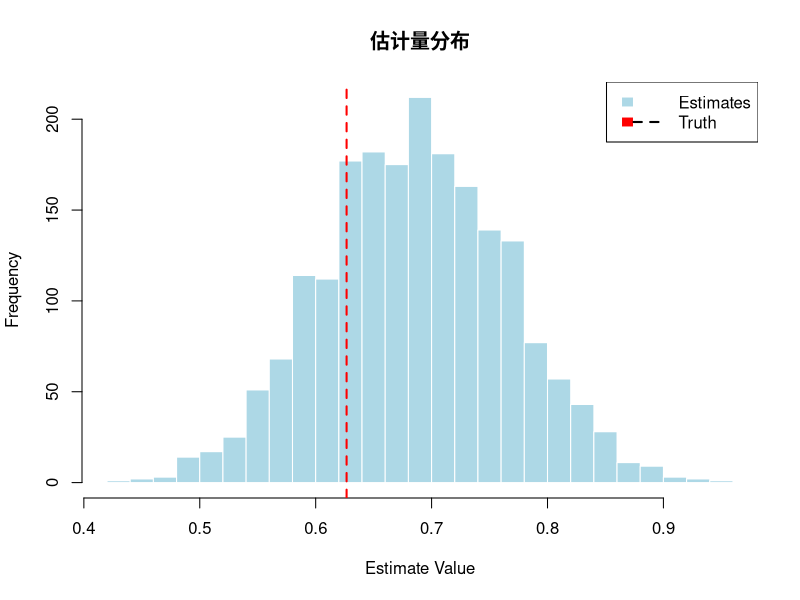

The R source for this figure:
library('mvtnorm')
library('tidyverse')

# set.seed(202501022)
DEBUG = TRUE
#### 核心辅助函数 ####

## 分类随机抽样
## 输出：1,2,2,1,1,1,3,...
rcategorical = function(n, p){
  rv <- runif(n, 0, 1)
  out <- rep(1, n)
  l <- length(p) - 1
  for(i in 1:l){
    out <- ifelse(rv > sum(p[1:i]), i+1, out)
  }
  return(out)
}



## 生成类大小（统一函数）
generate_cluster_sizes = function(J, n.avg, type = "equal"){
  if(type == "equal"){
    n <- rep(n.avg, J)
  } else if(type == "unequal"){
    n  <- rep(n.avg, J) * 1:J
  }
  return(n)
}


## 生成层级分配（统一函数）
generate_strata = function(n, K=5, type = "equal"){
  N <- sum(n)
  J <- length(n)

  # 确定概率
  if(type == "equal"){
    prob <- rep(1/K, K)
  } else if(type == "proportional"){
    prob <- (K:1) / sum(K:1)
  }

  # 分配层级
  B <- rep(0, N)
  cum.n <- c(0, cumsum(n))

  for(j in 1:J){
    B[(cum.n[j]+1):cum.n[j+1]] <- sample(1:K, n[j], replace = TRUE, prob = prob)
  }

  return(B)
}


#### 核心模拟函数 ####

## 1. 生成基础数据结构
create_dataset = function(J, n.avg, K,
                       cluster_type = "equal",
                       strata_type = "equal"){
  n <- generate_cluster_sizes(J, n.avg, cluster_type)
  B <- generate_strata(n, K, strata_type)
  id <- rep(1:J, n)

  data <- data.frame(id = id, B = B)

  return(list(data = data, n = n, J = J, K = K))
}


## 2. 生成所有潜在结果
generate_potential_outcomes = function(sim_data,
                                     # D 的参数
                                     d_mean_base = 0.4, d_sd_base = 0.15,
                                     d_mean_delta_z = 0.3, d_sd_delta_z = 0.08,
                                     d_mean_delta_a = 0.1, d_sd_delta_a = 0.05,
                                     d_threshold = 0.5,
                                     # Y 的参数
                                     y_mean_base = 10, y_sd_base = 2,
                                     y_mean_delta_d = 5, y_sd_delta_d = 1,
                                     y_mean_delta_a = 2, y_sd_delta_a = 1,
                                     interaction_mean = 2, interaction_sd = 0.5,
                                     strata_effect = c(1,2,3,4,5)
                                     ){

  data <- sim_data$data
  N <- nrow(data)

  # --- A. 为 D (依从行为) 生成潜在结果 ---
  # D是关于z和a的函数，D = f(z, a)

  # a) 生成基础得分和变化量
  d_base_score <- rnorm(N, d_mean_base, d_sd_base)
  d_delta_z <- pmax(0.01, rnorm(N, d_mean_delta_z, d_sd_delta_z)) # 确保z=1的效果为正
  d_delta_a <- rnorm(N, d_mean_delta_a, d_sd_delta_a)

  # b) 基于得分和阈值，直接计算4种组合下的潜在D值(0/1)
  data$d_z0_a0 <- as.integer(d_base_score > d_threshold)
  data$d_z0_a1 <- as.integer((d_base_score + d_delta_a) > d_threshold)
  data$d_z1_a0 <- as.integer((d_base_score + d_delta_z) > d_threshold)
  data$d_z1_a1 <- as.integer((d_base_score + d_delta_z + d_delta_a) > d_threshold)

  # --- B. 为 Y (结果) 生成潜在结果 ---
  # Y是关于d和a的函数, Y = f(d, a)

  # a) 生成基础结果和变化量
  y_base <- rnorm(N, y_mean_base, y_sd_base) # 这就是 Y(d=0, a=0)
  

  y_delta_d <- rnorm(N, y_mean_delta_d, y_sd_delta_d) + data$B
  y_delta_a <- rnorm(N, y_mean_delta_a, y_sd_delta_a)

  # b) 计算4种组合下的潜在结果
  data$y_d0_a0 <- y_base
  data$y_d0_a1 <- y_base + y_delta_a
  data$y_d1_a0 <- y_base + y_delta_d
  data$y_d1_a1 <- y_base + y_delta_d + y_delta_a + rnorm(N, interaction_mean, interaction_sd)

  sim_data$data <- data
  return(sim_data)
}


#### 分析函数 ####

## 计算CADE (Complier Average Direct Effect)
calculate_cade = function(sim_data) {
  data <- sim_data$data
  ded_a0 <- mean(data$d_z1_a0 - data$d_z0_a0)
  ded_a1 <- mean(data$d_z1_a1 - data$d_z0_a1)
  dey_a1 <- mean(data$y_d1_a1 - data$y_d0_a1)
  dey_a0 <- mean(data$y_d1_a0 - data$y_d0_a0)

  sim_data$real$ded_a0 <- ded_a0
  sim_data$real$ded_a1 <- ded_a1
  sim_data$real$dey_a0 <- dey_a0
  sim_data$real$dey_a1 <- dey_a1


  # --- CADE for a=0 ---
  is_complier_a0 <- data$d_z1_a0 == 1 & data$d_z0_a0 == 0
  effects_a0 <- data$y_d1_a0[is_complier_a0] - data$y_d0_a0[is_complier_a0]
  cade_a0 <- mean(effects_a0, na.rm = TRUE)

  # --- CADE for a=1 ---
  is_complier_a1 <- data$d_z1_a1 == 1 & data$d_z0_a1 == 0
  effects_a1 <- data$y_d1_a1[is_complier_a1] - data$y_d0_a1[is_complier_a1]
  cade_a1 <- mean(effects_a1, na.rm = TRUE)

  # 将结果附加到sim_data对象并返回
  sim_data$real$CADE_a0 <- cade_a0
  sim_data$real$CADE_a1 <- cade_a1

  if (DEBUG) {
    cat("Count of compliers (a=0):", sum(is_complier_a0), "\n")
    cat("Count of compliers (a=1):", sum(is_complier_a1), "\n")
    cat("Count of always-takers (a=0):", sum(data$d_z1_a0 == 1 & data$d_z0_a0 == 1), "\n")
    cat("Count of always-takers (a=1):", sum(data$d_z1_a1 == 1 & data$d_z0_a1 == 1), "\n")
    cat("Count of never-takers (a=0):", sum(data$d_z1_a0 == 0 & data$d_z0_a0 == 0), "\n")
    cat("Count of never-takers (a=1):", sum(data$d_z1_a1 == 0 & data$d_z0_a1 == 0), "\n")
  }

  return(sim_data)
}


## 3. 分配处理和类别
assign_cluster_level = function(sim_data, prop_high = 0.5){
  J <- sim_data$J
  n_high <- round(J * prop_high)
  a <- rep(0, J)
  high_idx <- sample(1:J, n_high, replace = FALSE)
  a[high_idx] <- 1

  # 扩展为个体水平
  sim_data$data$a <- rep(a, sim_data$n)
  sim_data$a <- a
  return(sim_data)
}


## 4. 分配个体处理
assign_treatment_group = function(sim_data, prop_treat_high = 0.5, prop_treat_low = 0.5){
  data <- sim_data$data
  n <- sim_data$n
  J <- sim_data$J
  K <- sim_data$K
  N <- nrow(data)
  a <- sim_data$a

  z <- rep(0, N)
  cum.n <- c(0, cumsum(n))

  for(j in 1:J){
    idx_start <- cum.n[j] + 1
    idx_end <- cum.n[j + 1]
    idx_class <- idx_start:idx_end

    prop_treat <- ifelse(a[j] == 1, prop_treat_high, prop_treat_low)

    # 在每个层内精确分配
    for(k in 1:K){
      idx_stratum <- idx_class[data$B[idx_class] == k]
      n_stratum <- length(idx_stratum)

      if(n_stratum > 0){
        n_treat <- round(n_stratum * prop_treat)
        if(n_treat > 0){
          treat_idx <- sample(idx_stratum, n_treat, replace = FALSE)
          z[treat_idx] <- 1
        }
      }
    }
  }

  sim_data$data$z <- z
  return(sim_data)
}


## 5. 揭示观测结果
cal_outcomes = function(sim_data){
  data <- sim_data$data

  # --- A. 揭示依从行为 D ---
  # 根据分配的 a 和 z，选择对应的潜在D值
  data$D <- case_when(
    data$a == 0 & data$z == 0 ~ data$d_z0_a0,
    data$a == 1 & data$z == 0 ~ data$d_z0_a1,
    data$a == 0 & data$z == 1 ~ data$d_z1_a0,
    data$a == 1 & data$z == 1 ~ data$d_z1_a1
  )

  # --- B. 揭示结果 Y ---
  # 根据实现的 D 和分配的 a，选择对应的潜在结果
  data$y <- case_when(
    data$D == 0 & data$a == 0 ~ data$y_d0_a0,
    data$D == 1 & data$a == 0 ~ data$y_d1_a0,
    data$D == 0 & data$a == 1 ~ data$y_d0_a1,
    data$D == 1 & data$a == 1 ~ data$y_d1_a1
  )

  sim_data$data <- data
  return(sim_data)
}

## 估计 DED (Direct Effect of D)
## 使用加权最小二乘法，分别估计 a=0 和 a=1 组的 CADE
estimate_ded = function(sim_data){
  data <- sim_data$data
  N <- nrow(data)      # 总样本量
  K <- sim_data$K      # 层数
  J <- sim_data$J      # Cluster总数

  for(k in 2:K){
    n_k <- sum(data$B == k)  # 第k层的人数
    data[[paste0("pi_star_", k)]] <- (n_k / N) * as.integer(data$B == k)
  }

  # --------------------------------------------------------------
  # 步骤 2: 计算所需的统计量
  # --------------------------------------------------------------
  # n_k: 每层总人数
  n_k_table <- data %>% count(B, name = "n_k")

  # n_jk: 每个cluster在每层的人数
  cluster_strata_stats <- data %>%
    group_by(id, a, B) %>%
    summarise(n_jk = n(), .groups = "drop")

  # n_jkz
  cluster_strata_z_stats <- data %>%
    group_by(id, a, B, z) %>%
    summarise(n_jkz = n(), .groups = "drop")

  # J_a: 每个a组的cluster数
  J_a_table <- data %>%
    distinct(id, a) %>%
    count(a, name = "J_a")


  data <- data %>%
    left_join(n_k_table, by = "B") %>%
    left_join(cluster_strata_stats, by = c("id", "a", "B")) %>%
    left_join(J_a_table, by = "a") %>%
    left_join(cluster_strata_z_stats, by = c("id", "a", "B", "z")) %>%
    mutate(
      # 转换后的因变量: D* = n_jk * J * D / n_k
      D_star = D * n_jk * J  / n_k,
      Y_star = y * n_jk * J  / n_k,
      # 回归权重: w = 1 / (J_a * n_jkz)
      # n_jkz 是该个体所在 (cluster j, 层 k, z值) 组合的人数
      weight = 1 / (J_a * n_jkz)
    )

  # --------------------------------------------------------------
  # 步骤 4: 按 a 分组
  # --------------------------------------------------------------
  data_a0 <- data %>% filter(a == 0)  # 低资源组
  data_a1 <- data %>% filter(a == 1)  # 高资源组

 
  pi_vars <- paste0("pi_star_", 2:K)  # 从第2层开始，第1层作为基准

  # 构建公式：主效应 + 交互效应
  formula_str_d <- paste0(
    "D_star ~ z + ",                               # z 的主效应
    paste(pi_vars, collapse = " + "),              # 层级的主效应
    " + ",
    paste0("z:", pi_vars, collapse = " + ")        # z 与各层的交互效应
  )

  # 在 a=0 组运行 WLS 回归
  model_d_a0 <- lm(as.formula(formula_str_d), data = data_a0, weights = weight)
  ded_a0 <- coef(model_d_a0)["z"]
  
  # 在 a=1 组运行 WLS 回归
  model_d_a1 <- lm(as.formula(formula_str_d), data = data_a1, weights = weight)
  ded_a1 <- coef(model_d_a1)["z"]

  formula_str_y <- paste0(
    "Y_star ~ z + ",                               # z 的主效应
    paste(pi_vars, collapse = " + "),              # 层级的主效应
    " + ",
    paste0("z:", pi_vars, collapse = " + ")        # z 与各层的交互效应
  )

  model_y_a0 <- lm(as.formula(formula_str_y), data = data_a0, weights = weight)
  dey_a0 <- coef(model_y_a0)["z"]

  model_y_a1 <- lm(as.formula(formula_str_y), data = data_a1, weights = weight)
  dey_a1 <- coef(model_y_a1)["z"]



  sim_data$simu$data <- data
  sim_data$simu$ded_a0 <- ded_a0  
  sim_data$simu$ded_a1 <- ded_a1  
  sim_data$simu$dey_a0 <- dey_a0  
  sim_data$simu$dey_a1 <- dey_a1  

  # 调试模式下保存详细信息
  if(DEBUG){
    sim_data$simu$data_a0 <- data_a0
    sim_data$simu$data_a1 <- data_a1
    sim_data$simu$model_d_a0 <- model_d_a0
    sim_data$simu$model_d_a1 <- model_d_a1
    sim_data$simu$model_y_a0 <- model_y_a0
    sim_data$simu$model_y_a1 <- model_y_a1
  }

  return(sim_data)
}


#### 抽象测试函数 ####

#' 研究无偏性
#' 
#' @param sim_data_base 基础模拟数据对象（包含潜在结果）
#' @param pipeline_fun 模拟流程函数（接受sim_data返回sim_data）
#' @param n_sims 模拟次数
#' @param get_est 从sim_data中提取估计量的函数
#' @param get_true 从sim_data中提取真实值的函数
#' @return 包含估计值、偏差等信息的列表
run_unbiasedness_test <- function(sim_data_base, pipeline_fun, n_sims = 200, 
                                  get_est = function(x) x$simu$ded_a0, 
                                  get_true = function(x) x$real$ded_a0) {
  
  # 获取基准真实值（假设针对该有限人口是固定的）
  true_val <- get_true(sim_data_base)
  
  cat(sprintf("\n--- 开始无偏性测试 (N_sims = %d) ---\n", n_sims))
  
  estimates <- replicate(n_sims, {
    sim_res <- pipeline_fun(sim_data_base)
    get_est(sim_res)
  })
  
  mean_est <- mean(estimates)
  bias <- mean_est - true_val
  mse <- mean((estimates - true_val)^2)
  
  cat(sprintf("真实值 (Truth): %.4f\n", true_val))
  cat(sprintf("估计均值 (Mean Est.): %.4f\n", mean_est))
  cat(sprintf("偏差 (Bias): %.4f\n", bias))
  cat(sprintf("均方误差 (MSE): %.4f\n", mse))
  
  # 简单绘图
  hist(estimates, breaks = 20, main = "估计量分布", xlab = "Estimate Value", col = "lightblue", border = "white")
  abline(v = true_val, col = "red", lwd = 2, lty = 2)
  legend("topright", legend = c("Estimates", "Truth"), fill = c("lightblue", "red"), density = c(NA, NA), border = c("white", "white"), lty = c(NA, 2), lwd = c(NA, 2))
  
  return(list(
    estimates = estimates,
    truth = true_val,
    bias = bias,
    mse = mse
  ))
}


#' 研究渐进特性 (Consistency/Asymptotic)
#'
#' @param J_values 样本量向量（Cluster数量）
#' @param setup_factory_fun 接受参数 J 并返回 sim_data_base 的函数
#' @param pipeline_fun 模拟流程函数
#' @param n_sims_per_j 每个样本量下的模拟次数
#' @param get_est 提取估计量函数
#' @param get_true 提取真实值函数
#' @return 包含所有模拟结果的数据框
run_asymptotic_test <- function(J_values, setup_factory_fun, pipeline_fun, n_sims_per_j = 100,
                                get_est = function(x) x$simu$ded_a0,
                                get_true = function(x) x$real$ded_a0) {
  
  all_results <- data.frame()
  
  cat("\n--- 开始渐进特性测试 ---\n")
  
  for(J in J_values) {
    cat(sprintf("Processing J = %d...\n", J))
    
    # 1. 生成该样本量下的总体
    sim_data_base <- setup_factory_fun(J)
    true_val <- get_true(sim_data_base)
    
    # 2. 运行多次模拟
    estimates <- replicate(n_sims_per_j, {
      sim_res <- pipeline_fun(sim_data_base)
      get_est(sim_res)
    })
    
    # 3. 收集结果
    tmp_df <- data.frame(
      J = J,
      estimate = estimates,
      truth = true_val,
      bias = estimates - true_val
    )
    all_results <- rbind(all_results, tmp_df)
  }
  
  # 4. 汇总与绘图
  summary_stats <- all_results %>%
    group_by(J) %>%
    summarise(
      mean_bias = mean(bias),
      mse = mean(bias^2),
      sd_bias = sd(bias)
    )
  print(summary_stats)
  
  p <- ggplot(all_results, aes(x = factor(J), y = bias)) +
    geom_boxplot(fill = "lightgreen", alpha = 0.7) +
    geom_hline(yintercept = 0, color = "red", linetype = "dashed", size = 1) +
    labs(
      title = "估计量偏差的渐进特性",
      subtitle = "Bias = Estimate - Truth",
      x = "Cluster 数量 (J)",
      y = "偏差 (Bias)"
    ) +
    theme_minimal()
  
  print(p)
  
  return(all_results)
}



# 设定 DEBUG = FALSE 以在大量模拟中提高效率
DEBUG = FALSE

# --- 定义通用的 pipeline ---
my_pipeline <- function(data) {
  data %>%
    assign_cluster_level(prop_high = 0.5) %>%
    assign_treatment_group(prop_treat_high = 0.7, prop_treat_low = 0.3) %>%
    cal_outcomes() %>%
    estimate_ded()
}

# --- 示例 1: 单一样本量的无偏性测试 ---
cat("\n========== 示例 1: 研究无偏性 (J=50) ==========\n")

# 创建基础数据
base_data <- create_dataset(J = 30, n.avg = 20, K = 3) %>%
  generate_potential_outcomes() %>%
  calculate_cade()

# 运行测试：研究 ded_a0
res_unbiased <- run_unbiasedness_test(
  sim_data_base = base_data,
  pipeline_fun = my_pipeline,
  n_sims = 2000,
  get_est = function(x) x$simu$ded_a0,
  get_true = function(x) x$real$ded_a0
)


# # --- 示例 2: 渐进特性测试 (不同J值) ---
# cat("\n========== 示例 2: 研究渐进特性 ==========\n")

# # 定义如何生成不同J的数据
# my_setup_factory <- function(j) {
#   create_dataset(J = j, n.avg = 60, K = 3) %>%
#     generate_potential_outcomes() %>%
#     calculate_cade()
# }

# # 运行测试
# res_asymp <- run_asymptotic_test(
#   J_values = c(20, 50, 100, 200),
#   setup_factory_fun = my_setup_factory,
#   pipeline_fun = my_pipeline,
#   n_sims_per_j = 100,
#   get_est = function(x) x$simu$ded_a0,
#   get_true = function(x) x$real$ded_a0
# )

# # 保存图片
# ggsave("simulation_asymptotic_bias.png", width = 8, height = 6)



